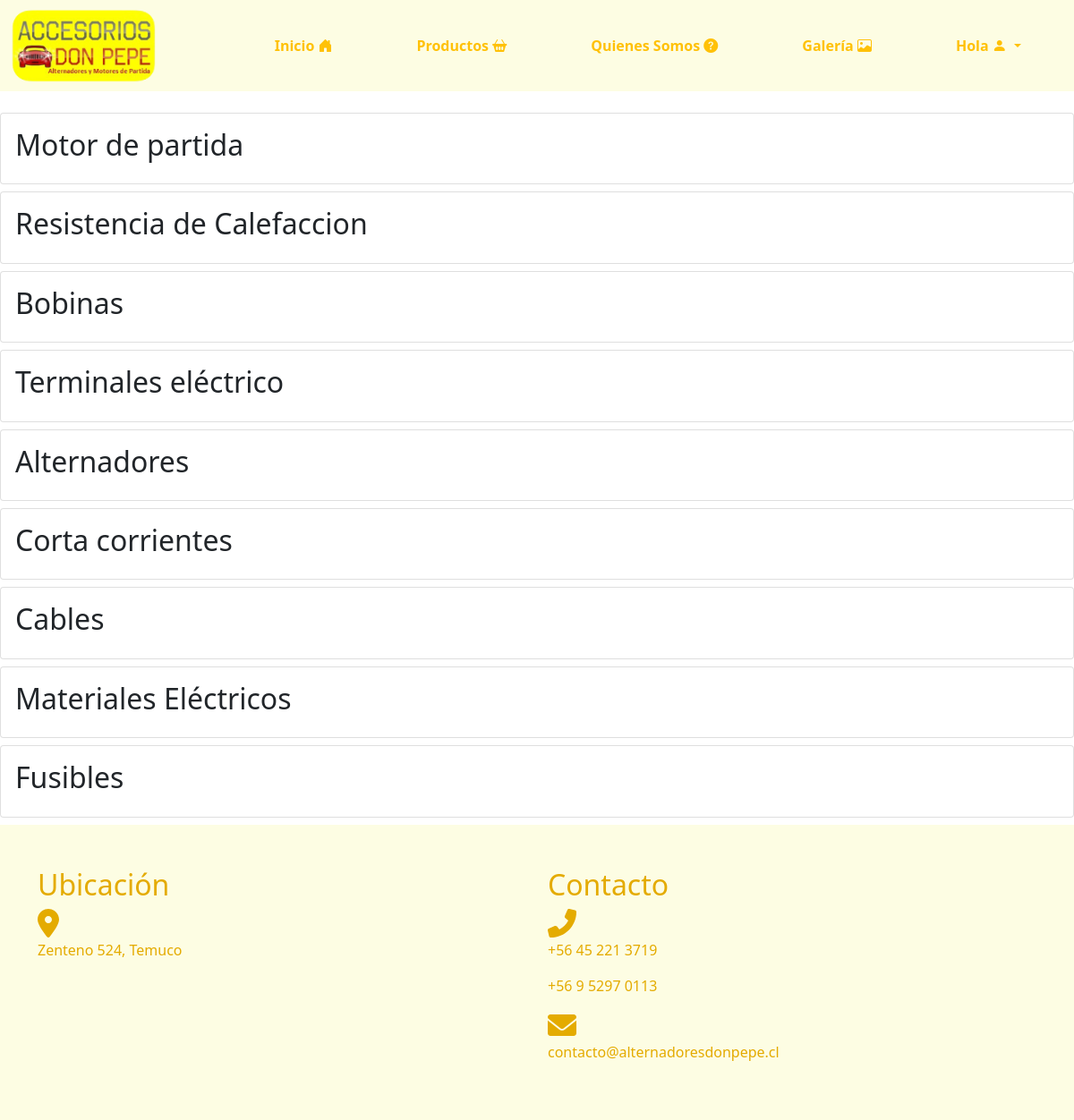
The page /productos/ (signed in) on the database its author committed.
### core/models.py (models this page shows, shortened)
class Categoria(models.Model):
    idCategoria = models.AutoField(primary_key=True)
    nombreCa = models.CharField(max_length=50)

### core/views.py (the view)
# urls.py: path('productos/', productos, name="productos"),
@login_required
def productos(request, categoria_id=None):
    if categoria_id is not None:
        categoria = Categoria.objects.get(pk=categoria_id)
        productos = categoria.producto_set.all()
    else:
        productos = Producto.objects.all()
        categoria = None
    categorias = Categoria.objects.all()
    for producto in productos:
        producto.precio = str(int(producto.precio))
    return render(request, 'core/productos.html', {'productos': productos, 'categorias': categorias, 'categoria_actual': categoria})

### core/templates/core/productos.html (shortened to what this page needs)
{% load static %}
<!DOCTYPE html>
<html lang="en">
<head>
    <link href="https://cdn.jsdelivr.net/npm/bootstrap@5.0.2/dist/css/bootstrap.min.css" rel="stylesheet">
    <link href="https://cdnjs.cloudflare.com/ajax/libs/font-awesome/6.0.0-beta3/css/all.min.css" rel="stylesheet">
    <link type="text/css" rel="stylesheet" href="{% static 'css/inicio.css' %}">
    <link href="https://cdn.jsdelivr.net/npm/bootstrap-icons/font/bootstrap-icons.css" rel="stylesheet">
</head>
<body>
    <nav class="navbar navbar-expand-lg navbar-light" style="background-color: #fdfde3;">
        <div class="container-fluid">
            <a class="navbar-brand" href="{% url 'inicio' %}">
                <img src="{% static 'img/logo-don-pepe.png' %}" class="logo" style="max-width: 80%;" alt="Accesorios Don Pepe">
            </a>
            <div class="collapse navbar-collapse justify-content-end" id="navbarNav">
                <ul class="navbar-nav">
                    <li class="nav-item">
                        <a class="btn btn-outline-warning py-4 px-4 mx-2" href="{% url 'inicio' %}">
                            Inicio
                            <i class="bi bi-house-door-fill"></i>
                        </a>
                    </li>
                    <li class="nav-item">
                        <a class="btn btn-outline-warning py-4 px-4 mx-2" href="{% url 'productos' %}">
                            Productos
                            <i class="bi bi-basket2-fill"></i>
                        </a>
                    </li>
                    <li class="nav-item">
                        <a class="btn btn-outline-warning py-4 px-4 mx-2" href="{% url 'quienessomos' %}">
                            Quienes Somos
                            <i class="bi bi-question-circle-fill"></i>
                        </a>
                    </li>
                    <li class="nav-item">
                        <a class="btn btn-outline-warning py-4 px-4 mx-2" href="{% url 'galeria' %}">
                            Galería
                            <i class="bi bi-image"></i>
                        </a>
                    </li>
                    <li class="nav-item dropdown">
                        {% if user.is_authenticated %}
                            <div class="btn-group">
                                <button type="button" class="btn btn-outline-warning py-4 px-4 mx-2 dropdown-toggle" data-bs-toggle="dropdown" style="font-weight: 700; border: 0px; border-radius: 10px;">
                                    Hola {{ user.first_name }}
                                    <i class="bi bi-person-fill"></i>
                                </button>
                            </div>
                        {% endif %}
                    </li>
                </ul>
            </div>
        </div>
    </nav>
<br>
    <div class="categorias">
        <div class="row">
            <div class="col-md-12">
                {% for categoria in categorias %}
                <div class="card card-sm mb-2">
                    <div class="card-body">
                        <h2 class="card-title" onclick="toggleCollapse('{{ categoria.nombreCa|slugify }}')">{{ categoria.nombreCa }}</h2>
                    </div>
                </div>
                {% endfor %}
            </div>
        </div>
    </div>
   <div class="container-fluid py-5" style="background-color: #fdfde3; color: #e4ab00;">
    <div class="container">
        <div class="row">
            <div class="col-md-6">
                <h2>Ubicación</h2>
                <i class="fas fa-map-marker-alt fa-2x"></i>
                <p>Zenteno 524, Temuco</p>
            </div>
            <div class="col-md-6">
                <h2>Contacto</h2>
                <i class="fas fa-phone-alt fa-2x"></i>
                <p>+56 45 221 3719</p>
                <p>+56 9 5297 0113</p>
                <i class="fas fa-envelope fa-2x"></i>
                <p>contacto@alternadoresdonpepe.cl</p>
            </div>
        </div>
    </div>
</div>
</body>
</html>

### core/static/css/inicio.css (style rules this page uses)
.navbar { padding: 0%; }
.navbar-nav li { padding: 15px 15px; }
.navbar-nav li a { font-weight: 700; border: 0px; border-radius: 10px; }

### core/templates/core/productos.html (style rules this page uses)
.collapse { display: none; transition: all 0.3s ease; overflow: hidden; }

### rows shown on the page
Categoria: nombreCa "Motor de partida"
Categoria: nombreCa "Resistencia de Calefaccion"
Categoria: nombreCa "Bobinas"
Categoria: nombreCa "Terminales eléctrico"
Categoria: nombreCa "Alternadores"
Categoria: nombreCa "Corta corrientes"
Categoria: nombreCa "Cables"
Categoria: nombreCa "Materiales Eléctricos"
Categoria: nombreCa "Fusibles"
